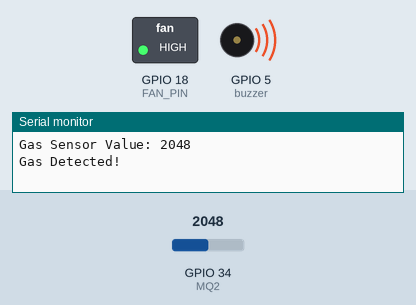
Recording of a sketch running on a simulated ESP32. On the bench: switched loads named in the sketch (green lamp = pin HIGH), buzzer (waves = sounding, pin HIGH), the last lines printed to the serial monitor. The test bench sets the inputs (shaded band); at power-on: GPIO 34 (MQ2) = 2048. WiFi joins after 1.5 s; servers stay silent unless stated.

Above: at 3.0 s.
3.1 s: GPIO 34 (MQ2) set to 1732
5.0 s: GPIO 34 (MQ2) set to 1672
At 7.1 s:
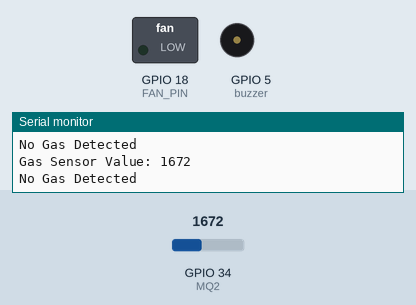
8.3 s: GPIO 34 (MQ2) set to 1740
At 9.4 s:
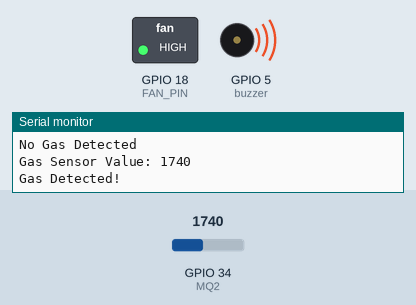
10.3 s: GPIO 34 (MQ2) set to 1660
At 12.2 s:
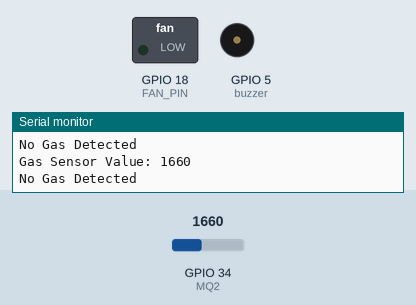
Timing chart, 0 to 13.3 s (numbered marks = the images above; inputs shaded):
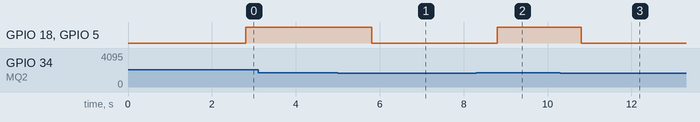

The sketch:

Gas-buzzer.ino
```cpp
// Set your Blynk template information and authentication token
#define BLYNK_TEMPLATE_ID "TMPL6q5ye6d0-"
#define BLYNK_TEMPLATE_NAME "Fan Temperature and Humidity"
#define BLYNK_AUTH_TOKEN "a_oRZO3QFnlxWXY6PHRH3NS0zkZn53Ui"

// Enable serial debugging
#define BLYNK_PRINT Serial

#include <WiFi.h>
#include <BlynkSimpleEsp32.h>

BlynkTimer timer;

// Set Wi-Fi credentials
char auth[] = BLYNK_AUTH_TOKEN; // Replace with your Blynk authorization token
char ssid[] = "IHPHONE";
char pass[] = "bbbbbbba";

bool fanOn = false;

// Pin assignments
#define MQ2 34
#define FAN_PIN 18   // Exhaust fan control pin
#define VIRTUAL_PIN 1
#define GAS_THRESHOLD 1700 // Set your gas concentration threshold here
#define buzzer 5

int sensorValue = 0;

void setup() {
  Serial.begin(115200);
  Blynk.begin(auth, ssid, pass);

  pinMode(MQ2, INPUT);
  pinMode(FAN_PIN, OUTPUT);
  pinMode(buzzer, OUTPUT);

  digitalWrite(FAN_PIN, LOW);
  digitalWrite(buzzer, LOW);

  // Set up a timer to read the gas sensor periodically
  timer.setInterval(1000L, readGasSensor);
}

void readGasSensor() {
  sensorValue = analogRead(MQ2);

  Serial.print("Gas Sensor Value: ");
  Serial.println(sensorValue);

  // If gas concentration is above the threshold, turn on the fan
  if (sensorValue > GAS_THRESHOLD) {
    Serial.println("Gas Detected!");
      digitalWrite(FAN_PIN, HIGH); // Turn on the fan when gas is detected
      digitalWrite(buzzer, HIGH);
  } else {
    Serial.println("No Gas Detected");
      digitalWrite(FAN_PIN, LOW);// Turn off the fan when no gas is detected
      digitalWrite(buzzer, LOW);
  }
}

void loop() {
  Blynk.run();
  timer.run();
}
```

Measured:
- the behaviour switches between 1701 and 1700 on GPIO 34 (MQ2) (found by bisection; images 0 and 1)
- after the input at 5.0 s, GPIO 18 (FAN_PIN), GPIO 5 (buzzer): HIGH → LOW after 0.80 s
- after the input at 8.3 s, GPIO 18 (FAN_PIN), GPIO 5 (buzzer): LOW → HIGH after 0.50 s
- after the input at 10.3 s, GPIO 18 (FAN_PIN), GPIO 5 (buzzer): HIGH → LOW after 0.50 s
